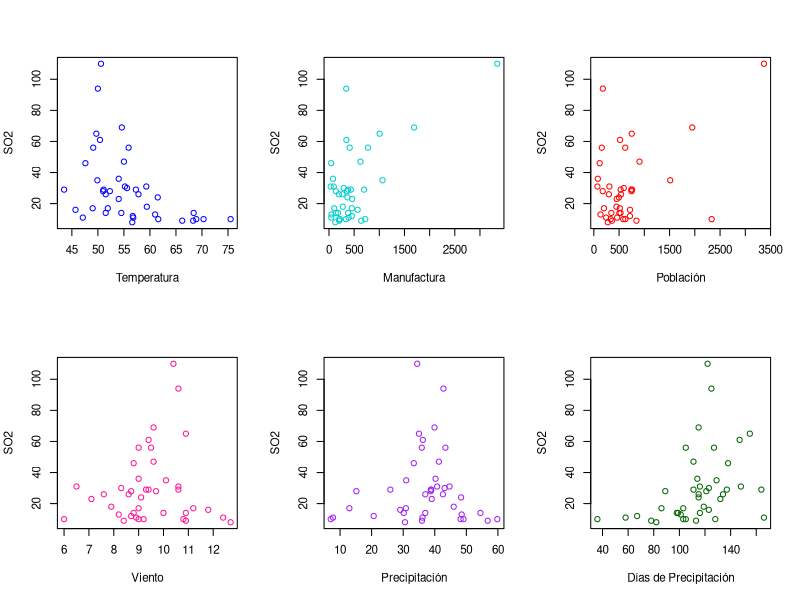
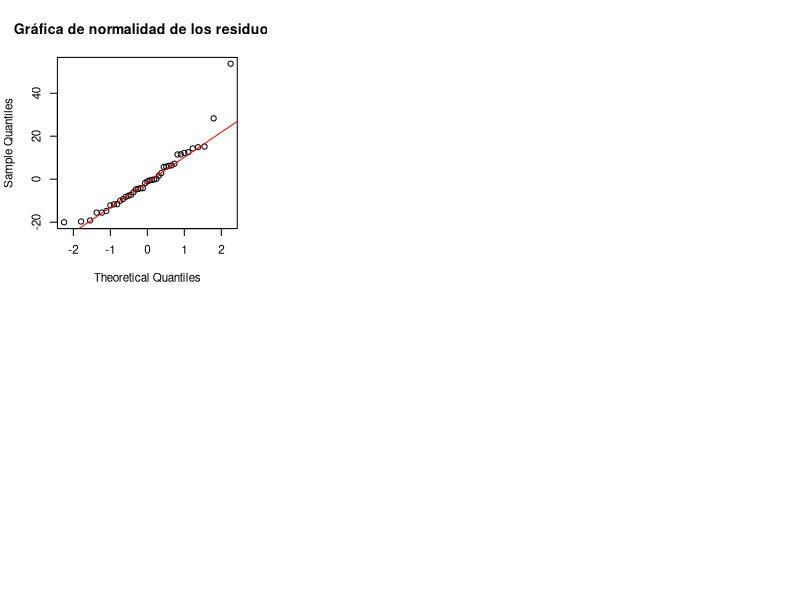

The R source for these figures, in order:
## ---- chunk 1
knitr::opts_chunk$set(echo = TRUE)
## ---- chunk 2
# Cargamos los datos
library(readr)
datos <- read_csv("contaminacion.csv")
tail(datos, 4)
## ---- chunk 3
y <- datos$SO2
x1 <- datos$temp
x2 <- datos$manu
x3 <- datos$popul
x4 <- datos$wind
x5 <- datos$precip
x6 <- datos$predays
 
## ---- chunk 4
par(mfrow = c(2, 3), cex=0.7)
plot(x1, y, xlab = "Temperatura", ylab = "SO2", col="blue")
plot(x2, y, xlab = "Manufactura", ylab = "SO2", col="cyan3")
plot(x3, y, xlab = "Población", ylab = "SO2", col="red")
plot(x4, y, xlab = "Viento", ylab = "SO2", col="deeppink" )
plot(x5, y, xlab = "Precipitación", ylab = "SO2", col="purple")
plot(x6, y, xlab = "Días de Precipitación", ylab = "SO2", col="darkgreen")

## ---- chunk 5
modelo.1 <- lm(y ~ x1+x2+x3+x4+x5+x6)
summary(modelo.1)
# Estimación de parámetros
cat("Los betas son: \n")
cat("Beta_0: ", coef(modelo.1)[1],"\n")
cat("Beta_1: ", coef(modelo.1)[2],"\n")
cat("Beta_2: ", coef(modelo.1)[3],"\n")
cat("Beta_3: ", coef(modelo.1)[4],"\n")
cat("Beta_4: ", coef(modelo.1)[5],"\n")
cat("Beta_5: ", coef(modelo.1)[6],"\n")
cat("Beta_6: ", coef(modelo.1)[7],"\n")
## ---- chunk 6
# Variabilidad explicada por el modelo
anov <- anova(modelo.1)
sc<- as.data.frame(anov$`Sum Sq`)
scregr <- sc[1,]+sc[2,]+sc[3,]+sc[4,]+sc[5,]+sc[6,]
Scerror <- sc[7,]
Sctotal <- scregr+Scerror
varexpl <- (scregr/Sctotal)*100
cat("La variabilidad explicada por el modelo es:", varexpl,"%\n")
anov
## ---- chunk 7
summary(modelo.1)
## ---- chunk 8
coeficientes <- c("Intercepto", "x1", "x2", "x3", "x4", "x5", "x6")
for (i in 1:length(coeficientes)) {
  if((summary(modelo.1)$coefficients[,4][i] < 0.05) == TRUE){
    cat("El coeficiente de",coeficientes[i]," es significativo en el modelo.\n")
  }
}
## ---- chunk 9
print("Los intervalos de confianza son:\n")
confint(modelo.1)
## ---- chunk 10
# Predicción de un nuevo dato
newdato <- data.frame(x1=0,x2=500,x3=0,x4=0,x5=0,x6=0)
predict(modelo.1, newdato)
## ---- chunk 11
# Multicolinealidad
datos.m.n <- data.frame(y,x1,x2,x3,x4,x5,x6)
# Matriz de correlación
cor(datos.m.n)
## ---- chunk 12
# Prueba gráfica para la normalidad de residuos
residuos <- residuals(modelo.1)
qqnorm(residuos, main = "Gráfica de normalidad de los residuos.")
qqline(residuos, col = "red")
## ---- chunk 13
# Prueba análitica
shapiro.test(residuos)
## ---- chunk 14
library(lmtest)
bptest(modelo.1)
